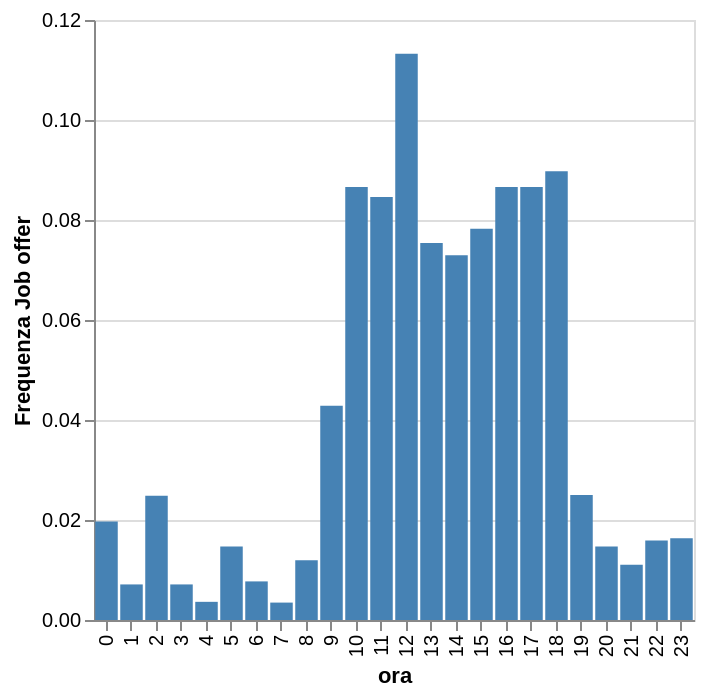

Write the Vega-Lite specification saved for this chart.
### Vega specification from a JSON file in a GitHub repository (floating-point values rounded to 4 significant figures)
{"$schema": "https://vega.github.io/schema/vega/v5.json", "axes": [{"aria": false, "domain": false, "grid": true, "gridScale": "x", "labels": false, "maxExtent": 0, "minExtent": 0, "orient": "left", "scale": "y", "tickCount": {"signal": "ceil(height/40)"}, "ticks": false, "zindex": 0}, {"grid": false, "labelAlign": "right", "labelAngle": 270, "labelBaseline": "middle", "orient": "bottom", "scale": "x", "title": "ora", "zindex": 0}, {"grid": false, "labelOverlap": true, "orient": "left", "scale": "y", "tickCount": {"signal": "ceil(height/40)"}, "title": "Frequenza Job offer", "zindex": 0}], "background": "white", "data": [{"name": "source_0", "values": [{"ora1": 12, "relative_frequency": 0.1132, "relative_frequency_end": 0.1132, "relative_frequency_start": 0.0}, {"ora1": 18, "relative_frequency": 0.08977, "relative_frequency_end": 0.08977, "relative_frequency_start": 0.0}, {"ora1": 10, "relative_frequency": 0.08659, "relative_frequency_end": 0.08659, "relative_frequency_start": 0.0}, {"ora1": 17, "relative_frequency": 0.08659, "relative_frequency_end": 0.08659, "relative_frequency_start": 0.0}, {"ora1": 16, "relative_frequency": 0.08659, "relative_frequency_end": 0.08659, "relative_frequency_start": 0.0}, {"ora1": 11, "relative_frequency": 0.08462, "relative_frequency_end": 0.08462, "relative_frequency_start": 0.0}, {"ora1": 15, "relative_frequency": 0.07826, "relative_frequency_end": 0.07826, "relative_frequency_start": 0.0}, {"ora1": 13, "relative_frequency": 0.07539, "relative_frequency_end": 0.07539, "relative_frequency_start": 0.0}, {"ora1": 14, "relative_frequency": 0.07296, "relative_frequency_end": 0.07296, "relative_frequency_start": 0.0}, {"ora1": 9, "relative_frequency": 0.04284, "relative_frequency_end": 0.04284, "relative_frequency_start": 0.0}, {"ora1": 19, "relative_frequency": 0.02498, "relative_frequency_end": 0.02498, "relative_frequency_start": 0.0}, {"ora1": 2, "relative_frequency": 0.02483, "relative_frequency_end": 0.02483, "relative_frequency_start": 0.0}, {"ora1": 0, "relative_frequency": 0.01968, "relative_frequency_end": 0.01968, "relative_frequency_start": 0.0}, {"ora1": 23, "relative_frequency": 0.01635, "relative_frequency_end": 0.01635, "relative_frequency_start": 0.0}, {"ora1": 22, "relative_frequency": 0.01589, "relative_frequency_end": 0.01589, "relative_frequency_start": 0.0}, {"ora1": 5, "relative_frequency": 0.01468, "relative_frequency_end": 0.01468, "relative_frequency_start": 0.0}, {"ora1": 20, "relative_frequency": 0.01468, "relative_frequency_end": 0.01468, "relative_frequency_start": 0.0}, {"ora1": 8, "relative_frequency": 0.01196, "relative_frequency_end": 0.01196, "relative_frequency_start": 0.0}, {"ora1": 21, "relative_frequency": 0.01105, "relative_frequency_end": 0.01105, "relative_frequency_start": 0.0}, {"ora1": 6, "relative_frequency": 0.00772, "relative_frequency_end": 0.00772, "relative_frequency_start": 0.0}, {"ora1": 1, "relative_frequency": 0.007115, "relative_frequency_end": 0.007115, "relative_frequency_start": 0.0}, {"ora1": 3, "relative_frequency": 0.007115, "relative_frequency_end": 0.007115, "relative_frequency_start": 0.0}, {"ora1": 4, "relative_frequency": 0.003633, "relative_frequency_end": 0.003633, "relative_frequency_start": 0.0}, {"ora1": 7, "relative_frequency": 0.003482, "relative_frequency_end": 0.003482, "relative_frequency_start": 0.0}]}, {"name": "source_0_x_domain_ora1", "values": [{"ora1": 12}, {"ora1": 18}, {"ora1": 10}, {"ora1": 17}, {"ora1": 16}, {"ora1": 11}, {"ora1": 15}, {"ora1": 13}, {"ora1": 14}, {"ora1": 9}, {"ora1": 19}, {"ora1": 2}, {"ora1": 0}, {"ora1": 23}, {"ora1": 22}, {"ora1": 5}, {"ora1": 20}, {"ora1": 8}, {"ora1": 21}, {"ora1": 6}, {"ora1": 1}, {"ora1": 3}, {"ora1": 4}, {"ora1": 7}]}], "height": 300, "marks": [{"encode": {"update": {"fill": {"value": "#4682b4"}, "tooltip": {"signal": "{\"frequenza relativa\": format(datum[\"relative_frequency\"], \".1%\")}"}, "width": {"signal": "max(0.25, bandwidth('x'))"}, "x": {"field": "ora1", "scale": "x"}, "y": {"field": "relative_frequency_end", "scale": "y"}, "y2": {"field": "relative_frequency_start", "scale": "y"}}}, "from": {"data": "source_0"}, "name": "marks", "style": ["bar"], "type": "rect"}], "padding": 5, "scales": [{"domain": {"data": "source_0_x_domain_ora1", "field": "ora1", "sort": true}, "name": "x", "paddingInner": 0.1, "paddingOuter": 0.05, "range": [0, {"signal": "width"}], "type": "band"}, {"domain": {"data": "source_0", "fields": ["relative_frequency_start", "relative_frequency_end"]}, "name": "y", "nice": true, "range": [{"signal": "height"}, 0], "type": "linear", "zero": true}], "style": "cell", "width": 300}
